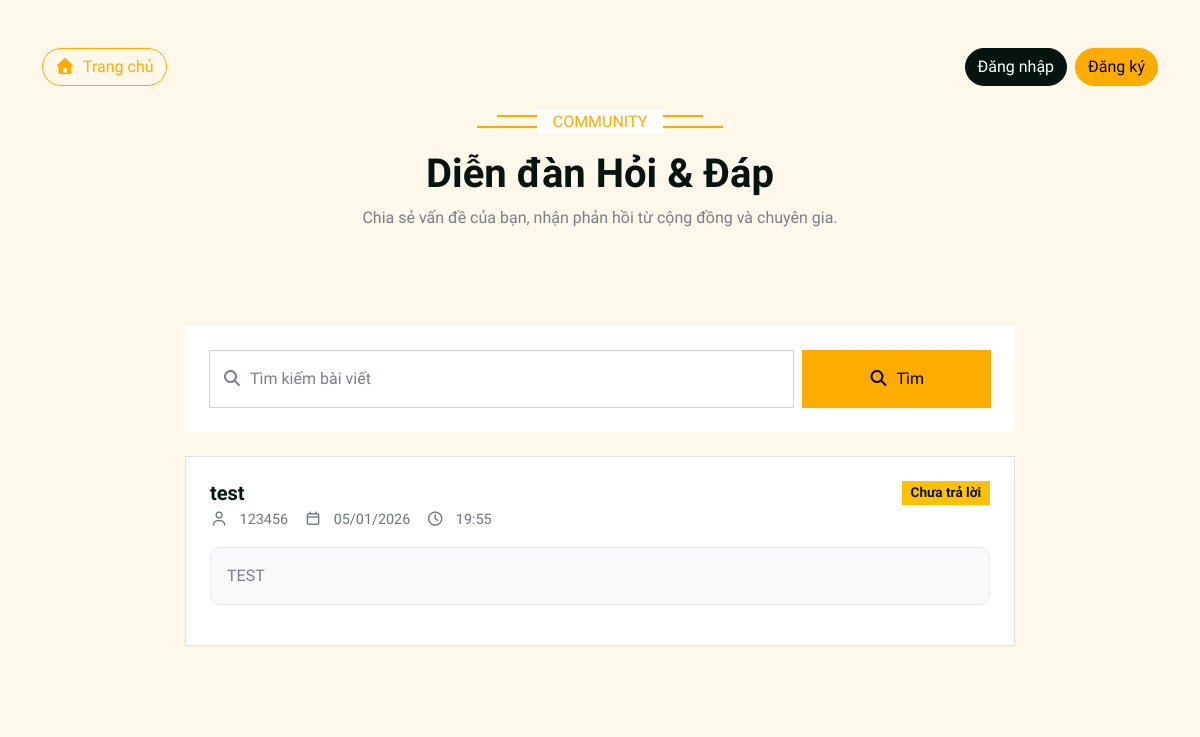
Before: /forum/ with the older database file.
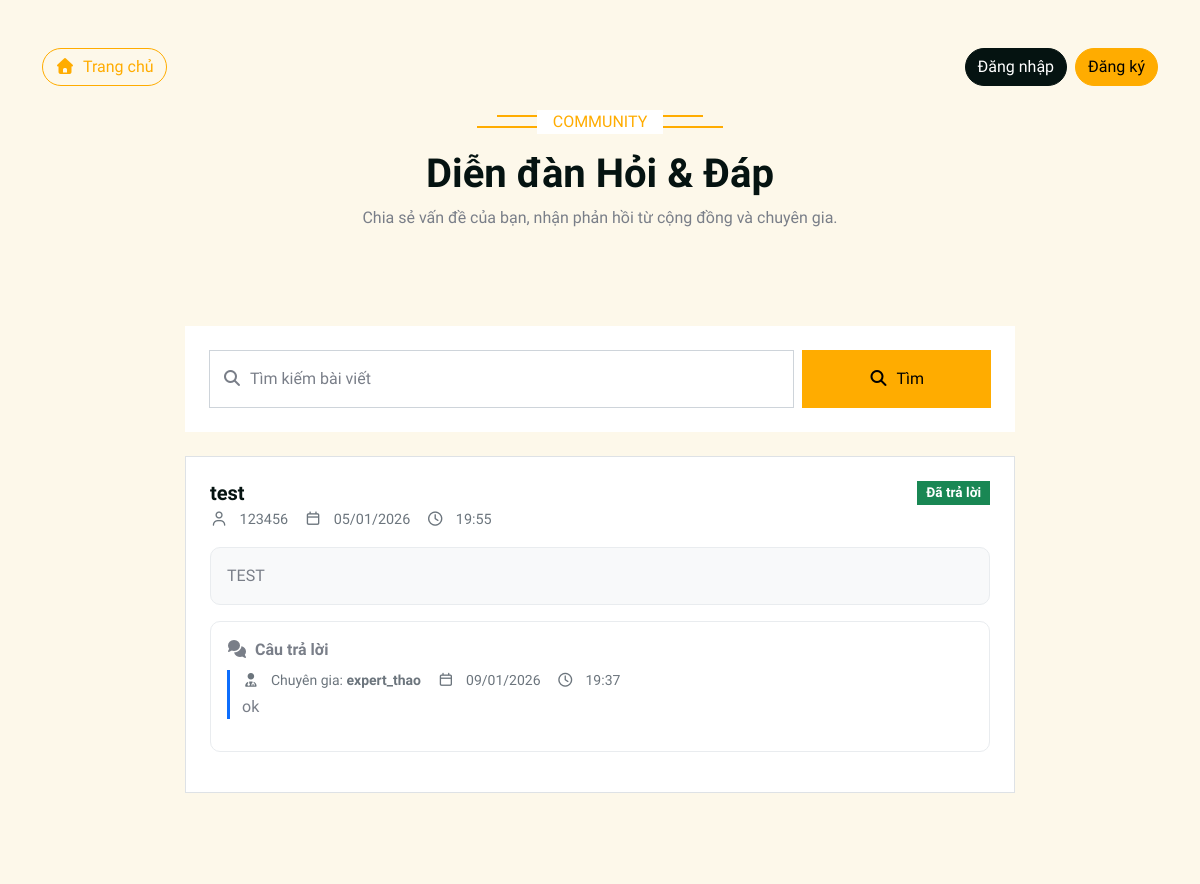
After: the same page with the newer database file.
### models.py (models this page shows)
class Post(Base):
    __tablename__ = "posts"
    id: Mapped[int] = mapped_column(primary_key=True)
    title: Mapped[str] = mapped_column(String)
    content: Mapped[str] = mapped_column(Text)
    user_id: Mapped[int] = mapped_column(ForeignKey("users.id"))
    tag: Mapped[str] = mapped_column(String, default="unanswered")
    created_at: Mapped[DateTime] = mapped_column(DateTime, server_default=func.now())
    author = relationship("User", back_populates="posts")
    answers = relationship("Answer", back_populates="post")

class User(Base):
    __tablename__ = "users"
    id: Mapped[int] = mapped_column(primary_key=True)
    username: Mapped[str] = mapped_column(String, unique=True)
    password: Mapped[str] = mapped_column(String)
    role: Mapped[str] = mapped_column(String, default="student")
    status_tag: Mapped[str | None] = mapped_column(String, nullable=True)
    chat_opt_in: Mapped[bool] = mapped_column(Boolean, default=False)
    last_seen = Column(DateTime, default=func.now())
    is_online = Column(Boolean, default=False)
    posts = relationship("Post", back_populates="author")
    answers = relationship("Answer", back_populates="expert")
    expert_profile = relationship("ExpertProfile",uselist=False,back_populates="user", foreign_keys="ExpertProfile.user_id"
    )
    student_profile = relationship("StudentProfile", uselist=False, back_populates="user")

class Answer(Base):
    __tablename__ = "answers"
    id: Mapped[int] = mapped_column(primary_key=True)
    content: Mapped[str] = mapped_column(Text)
    expert_id: Mapped[int] = mapped_column(ForeignKey("users.id"))
    post_id: Mapped[int] = mapped_column(ForeignKey("posts.id"))
    created_at: Mapped[DateTime] = mapped_column(DateTime, server_default=func.now())
    expert = relationship("User", back_populates="answers")
    post = relationship("Post", back_populates="answers")

### loginforum/forum.py (the view)
@forum.route("/")
def show_forum():
    conn = get_db()
    posts = conn.execute(
        "SELECT posts.*, users.username FROM posts JOIN users ON posts.user_id = users.id ORDER BY created_at DESC"
    ).fetchall()
    posts_with_answers = []
    for post in posts:
        answers = conn.execute(
            "SELECT answers.*, users.username AS expert_username "
            "FROM answers JOIN users ON answers.expert_id = users.id "
            "WHERE post_id=?",
            (post["id"],)
        ).fetchall()
        post_dict = dict(post)
        vn_dt = to_vn_time(post_dict.get("created_at"))
        if vn_dt:
            post_dict["created_date"] = vn_dt.strftime("%d/%m/%Y")
            post_dict["created_time"] = vn_dt.strftime("%H:%M")
        else:
            post_dict["created_date"] = ""
            post_dict["created_time"] = ""
        ans_list = []
        for a in answers:
            a_dict = dict(a)
            vn_a = to_vn_time(a_dict.get("created_at"))
            if vn_a:
                a_dict["created_date"] = vn_a.strftime("%d/%m/%Y")
                a_dict["created_time"] = vn_a.strftime("%H:%M")
            else:
                a_dict["created_date"] = ""
                a_dict["created_time"] = ""
            ans_list.append(a_dict)
        post_dict["answers"] = ans_list
        posts_with_answers.append(post_dict)
    return render_template("forum.html", posts=posts_with_answers)

### db.py (called while the page is built)
def get_db():
    if "db" not in g:
        g.db = sqlite3.connect(
            DATABASE,
            detect_types=sqlite3.PARSE_DECLTYPES,
            timeout=10  # chờ nếu database đang bị lock
        )
        g.db.row_factory = sqlite3.Row
    return g.db

### loginforum/forum.py (called while the page is built)
def to_vn_time(value):
    if value is None:
        return None
    if isinstance(value, str):
        s = value.strip()
        for fmt in ("%Y-%m-%d %H:%M:%S.%f", "%Y-%m-%d %H:%M:%S", "%Y-%m-%dT%H:%M:%S.%f", "%Y-%m-%dT%H:%M:%S"):
            try:
                dt = datetime.strptime(s, fmt)
                break
            except ValueError:
                dt = None
        if dt is None:
            return None
    else:
        dt = value
    if dt.tzinfo is None:
        dt = dt.replace(tzinfo=ZoneInfo("UTC"))
    return dt.astimezone(VN_TZ)

### loginforum/htmltemplates/forum.html (shortened to what the changed rows need)
<!DOCTYPE html>
<html lang="vi">
<head>
    <link href="https://cdnjs.cloudflare.com/ajax/libs/font-awesome/7.0.0/css/all.min.css" rel="stylesheet">
    <link href="https://cdn.jsdelivr.net/npm/bootstrap-icons@1.4.1/font/bootstrap-icons.css" rel="stylesheet">
    <link href="{{ url_for('static', filename='lib/animate/animate.min.css') }}" rel="stylesheet">
    <link href="{{ url_for('static', filename='lib/owlcarousel/assets/owl.carousel.min.css') }}" rel="stylesheet">
    <link href="{{ url_for('static', filename='css/bootstrap.min.css') }}" rel="stylesheet">
    <link href="{{ url_for('static', filename='css/style.css') }}" rel="stylesheet">
</head>
<body class="bg-light">
<div class="container-fluid py-5">
    <div class="container">
        <div class="text-center mx-auto mb-4" style="max-width: 750px;">
            <h1 class="display-6 mb-2">Diễn đàn Hỏi & Đáp</h1>
        </div>
        <div class="row justify-content-center">
            <div class="col-lg-10">
                <div class="bg-light rounded p-4 p-md-5 forum-card">
                    {% if posts %}
                        {% for post in posts %}
                        <div class="p-4 bg-white rounded border mb-3" id="post-{{ post.id if post.id else post['id'] }}">
                            <div class="d-flex flex-wrap align-items-center justify-content-between gap-2 mb-1">
                                <h5 class="mb-0">{{ post.title if post.title else post['title'] }}</h5>
                                {% set tag_value = (post.tag if post.tag else post['tag']) or 'unanswered' %}
                                {% if tag_value == 'answered' %}
                                    <span class="badge bg-success post-badge">Đã trả lời</span>
                                {% else %}
                                    <span class="badge bg-warning text-dark post-badge">Chưa trả lời</span>
                                {% endif %}
                            </div>
                            <div class="post-meta d-flex flex-wrap gap-3 mb-3">
                                <span>
                                    <i class="fa-regular fa-user me-2"></i>
                                    {{ post.username if post.username else post['username'] }}
                                </span>
                                <span>
                                    <i class="fa-regular fa-calendar me-2"></i>
                                    {{ post.created_date if post.created_date else post['created_date'] }}
                                </span>
                                <span>
                                    <i class="fa-regular fa-clock me-2"></i>
                                    {{ post.created_time if post.created_time else post['created_time'] }}
                                </span>
                            </div>
                            <div class="post-body p-3 mb-3">
                                <div class="post-content">{{- (post.content if post.content else post['content'])|trim -}}</div>
                            </div>
                            {% if post.answers and post.answers|length > 0 %}
                                <div class="reply-box p-3 mb-3">
                                    <div class="fw-bold mb-2">
                                        <i class="fa-solid fa-comments me-2"></i>Câu trả lời
                                    </div>
                                    {% for a in post.answers %}
                                    <div class="answer-item mb-3">
                                        <div class="small text-muted mb-1 d-flex flex-wrap gap-3">
                                            <span>
                                                <i class="fa-solid fa-user-doctor me-2"></i>
                                                Chuyên gia:
                                                <b>{{ a.expert_username if a.expert_username else a['expert_username'] }}</b>
                                            </span>
                                            <span>
                                                <i class="fa-regular fa-calendar me-2"></i>
                                                {{ a.created_date if a.created_date else a['created_date'] }}
                                            </span>
                                            <span>
                                                <i class="fa-regular fa-clock me-2"></i>
                                                {{ a.created_time if a.created_time else a['created_time'] }}
                                            </span>
                                        </div>
                                        <div class="post-content">
                                            {{- (a.content if a.content else a['content'])|trim -}}
                                        </div>
                                    </div>
                                {% endfor %}
                                </div>
                            {% endif %}
                        </div>
                        {% endfor %}
                    {% else %}
                        <div class="alert alert-info text-center">
                            Chưa có bài viết nào.
                        </div>
                    {% endif %}
                </div>
            </div>
        </div>
    </div>
</div>
</body>
</html>

Changed rows visible on the page:
changed Post "test": tag "Chưa trả lời" → "Đã trả lời"; now shows "Câu trả lời"
added Answer: username "expert_thao", created_at "09/01/2026", created_time "19:37", content "ok"
